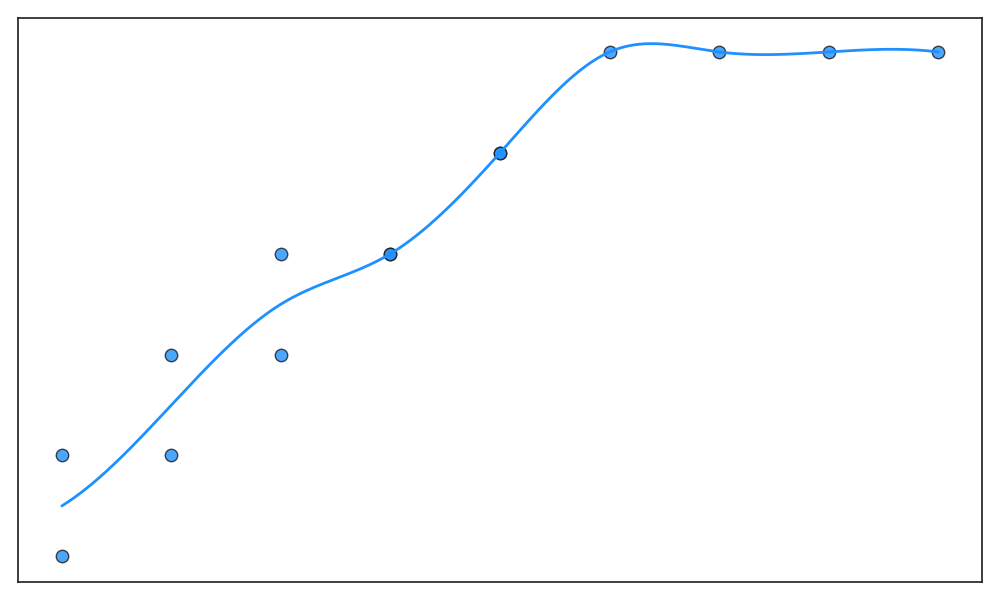

Recreate this plot in Python.
import numpy as np
import matplotlib.pyplot as plt
from scipy.interpolate import make_interp_spline

languages_spoken = np.array([1, 1, 2, 2, 3, 3, 4, 4, 5, 5, 6, 7, 8, 9])
satisfaction_level = np.array([4, 5, 5, 6, 6, 7, 7, 7, 8, 8, 9, 9, 9, 9])

unique_languages, indices = np.unique(languages_spoken, return_inverse=True)
avg_satisfaction = np.zeros_like(unique_languages, dtype=float)
for i in range(len(unique_languages)):
    avg_satisfaction[i] = satisfaction_level[indices == i].mean()

x_new = np.linspace(unique_languages.min(), unique_languages.max(), 300)
spline = make_interp_spline(unique_languages, avg_satisfaction, k=3)
y_smooth = spline(x_new)

plt.figure(figsize=(10, 6))
consistency_color = 'dodgerblue'
plt.scatter(languages_spoken, satisfaction_level, color=consistency_color, s=80, alpha=0.8, edgecolor='k')
plt.plot(x_new, y_smooth, color=consistency_color, linewidth=2)

plt.xticks([])
plt.yticks([])

plt.tight_layout()
plt.show()
